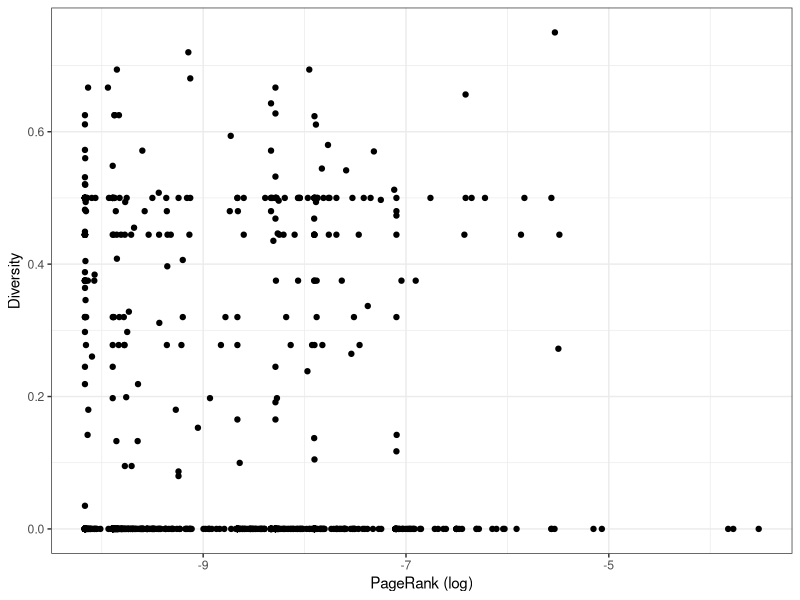
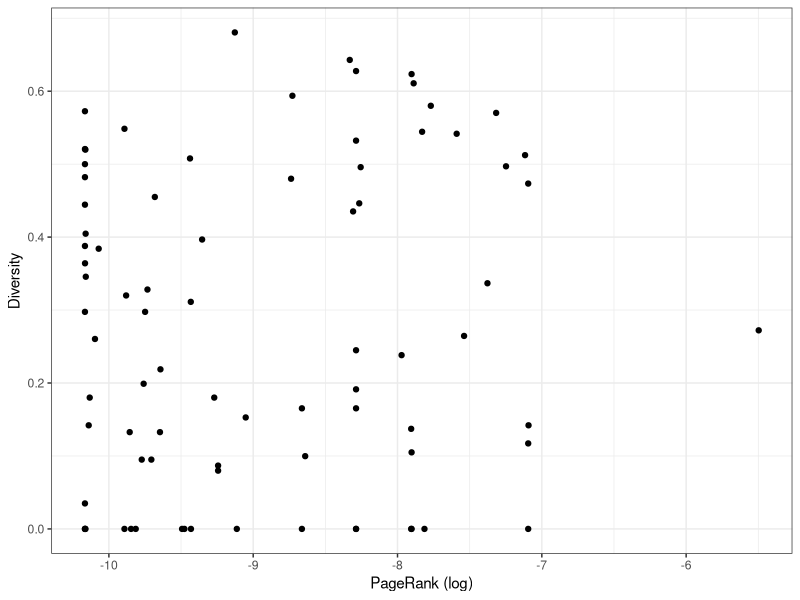
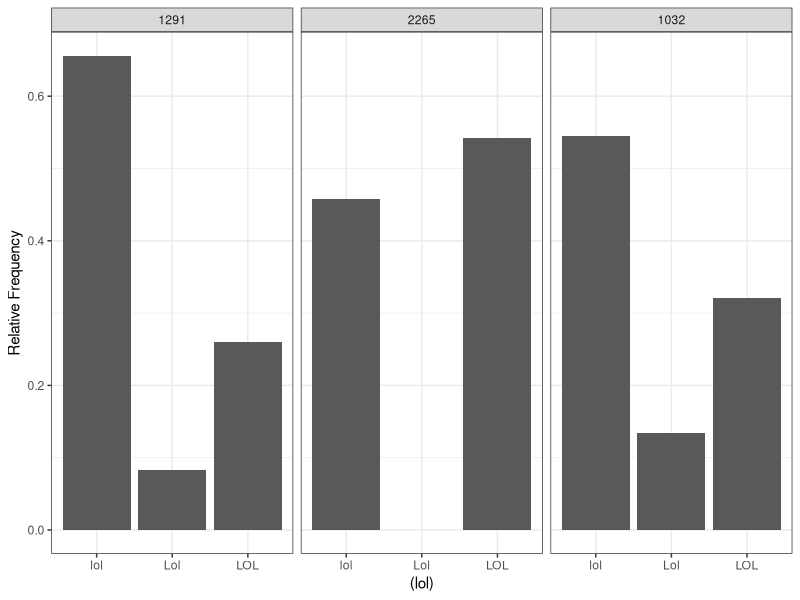
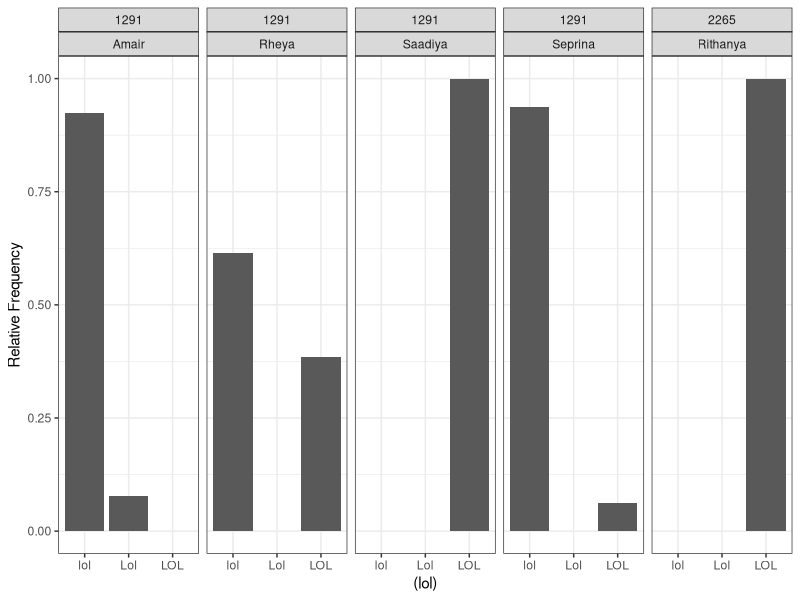
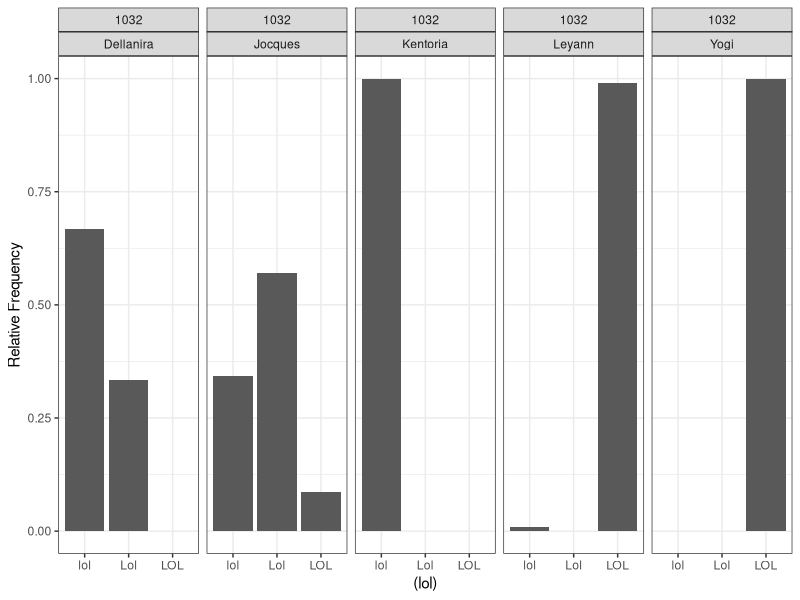
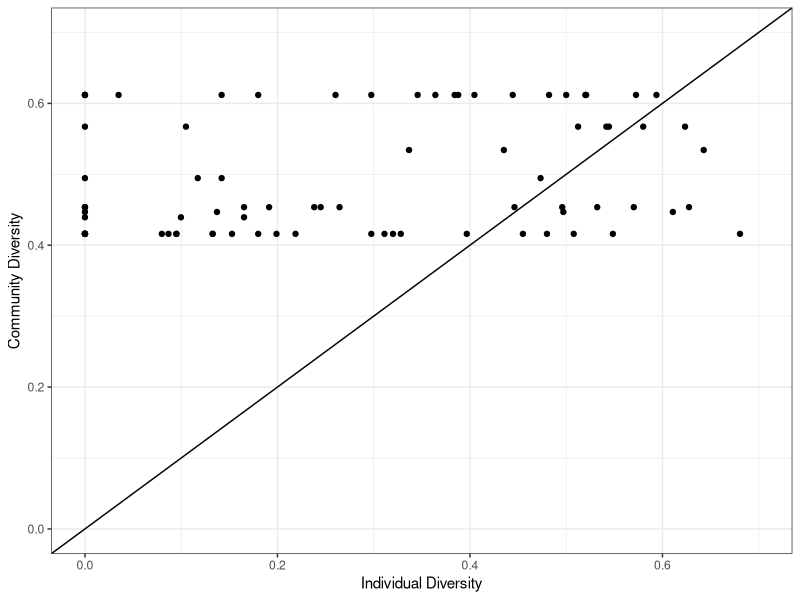

Write R code to recreate these figures, in order.
#############################################################
#                                                           #
# This script analyzes Twitter data for variation of the    #
# linguistic variable (lol). Script should be run from the  #
# LaTeX write-up using knitr                                #
#                                                           #
# -Joshua McNeill (joshua dot mcneill at uga dot edu)       #
#                                                           #
#############################################################

## ---- load_packages_functions_data ----
library(knitr)
library(tools)
library(vegan)
library(ggplot2)

# Remove scientific notation
options(scipen = 999)

## Functions
# Get the Simpson's index of diversity for tokens of (lol)
getDiversity <- function(variants){
  divSimpson <- diversity(table(variants), index = "simpson")
  return(divSimpson)
}

# Get Simpson's index of diversity and centrality for each user individually
getDivByCent <- function(df, speaker, variable, centrality){
  diversities <- aggregate(eval(parse(text = paste0(df, "$", variable))),
                           list(eval(parse(text = paste0(df, "$", speaker)))),
                           getDiversity)
  centralities <- aggregate(eval(parse(text = paste0(df, "$", centrality))),
                            list(eval(parse(text = paste0(df, "$", speaker)))),
                            unique)
  divByCent <- merge(centralities, diversities, by = 1)
  colnames(divByCent) <- c(toTitleCase(speaker), toTitleCase(centrality), "Diversity")
  return(divByCent)
}

# Draw a scatter plot comparing Simpon's index of diversity and a centrality measure
graphDivByCent <- function(df, centrality) {
  divByCent <- getDivByCent(df, "utilisateur", "lol", centrality)
  colnames(divByCent) <- c("User", colnames(divByCent)[2:3])
  ggplot(divByCent,
         aes(x = log(eval(parse(text = toTitleCase(centrality)))),
             y = Diversity)) +
    theme_bw() +
    labs(x = paste(toTitleCase(centrality), "(log)")) +
    geom_point()
}

# Draw a bar graph for the distribution of (lol) for a set of users
graphlolDistUsers <- function(df) {
  ggplot(df,
         aes(x = lol)) +
    facet_wrap(. ~ df$communaute + df$utilisateur, ncol = 5) +
    labs(x = "(lol)", y = "Relative Frequency") +
    theme_bw() +
    geom_bar(aes(y = ..count.. / sapply(PANEL, FUN=function(x) sum(count[PANEL == x]))))
}

# Get the mode of a vector
getMode <- function(vector) {
  types <- unique(vector)
  types[which.max(tabulate(match(vector, types)))]
}

## Data
tweets <- read.csv("data/tweetsAnon.csv")
# Subset by orthographic variants of <lol> only
lol <- subset(tweets, grepl("l+(o+|u+|e+|a+w+)l+",
                            lol, perl = TRUE, ignore.case = TRUE))

# Identify active users, producing at least 10 tokens
Active <- data.frame(table(lol$utilisateur) >= 10)
Active$User <- row.names(Active)
usersActive <- Active[Active$table.lol.utilisateur.....10 == TRUE, 2]
rm(Active)
lolActive <- lol[is.element(lol$utilisateur, usersActive),]

# Create a data frame summarizing each community
communitiesModes <- aggregate(lol$lol, list(lol$communaute), getMode)
communitiesDivs <- aggregate(lol$lol, list(lol$communaute), getDiversity)
communitiesSize <- aggregate(lol$utilisateur, list(lol$communaute), unique)
communitiesSize[,3] <- sapply(communitiesSize$x, length)
communitiesModesDivs <- merge(communitiesModes, communitiesDivs, by = 1)
communitiesSummary <- merge(communitiesModesDivs, communitiesSize, by = 1)
rm(list = c("communitiesModes", "communitiesDivs", "communitiesSize", "communitiesModesDivs"))
colnames(communitiesSummary) <- c("Community", "Mode", "Diversity", "Users", "Size")

# Create a data frame summarizing each user
usersCommunities <- aggregate(lol$communaute, list(lol$utilisateur), function(x) head(x, n = 1))
usersModes <- aggregate(lol$lol, list(lol$utilisateur), getMode)
usersDivByCent <- getDivByCent("lol", "utilisateur", "lol", "PageRank")
usersCommsModes <- merge(usersCommunities, usersModes, by = 1)
usersSummary <- merge(usersCommsModes, usersDivByCent, by = 1)
usersSummary$Tokens <- table(lol$utilisateur)
rm(list = c("usersCommunities", "usersModes", "usersDivByCent", "usersCommsModes"))
colnames(usersSummary) <- c("User", "Community", "Mode", "PageRank", "Diversity", "Tokens")
usersSummary <- merge(usersSummary, communitiesSummary[, c("Community", "Diversity")], by = "Community")
colnames(usersSummary) <- c("Community", "User", "Mode", "PageRank", "Diversity", "Tokens", "Diversity_Comm")

# Create a data frame summarizing community 2265
usersSummary2265 <- usersSummary[usersSummary$Community == 2265,]

# Create a data frame summarizing active users, producing at least 10 tokens
usersSummaryActive <- usersSummary[usersSummary$Tokens >= 10,]

# Subset data frame including only communities that users with the 5 highest and
# 5 lowest PageRanks belong to
lolDistComms <- lol[lol$communaute == 2265 |
                    lol$communaute == 1291 |
                    lol$communaute == 1032,]
# Grab only variants of (lol) over 1
variants <- table(lolDistComms$lol)
variantsGT <- names(variants[variants > 5])
variantsLT <- names(variants[variants <= 5])
lolDistComms <- lolDistComms[lolDistComms$lol == "lol" |
                             lolDistComms$lol == "Lol" |
                             lolDistComms$lol == "LOL",]

# Subset data frame including only users with the 5 highest PageRanks
lolDistUsersHigh <- lol[lol$utilisateur == "Rithanya" |
                        lol$utilisateur == "Amair" |
                        lol$utilisateur == "Rheya" |
                        lol$utilisateur == "Saadiya" |
                        lol$utilisateur == "Seprina",]
lolDistUsersHigh <- lolDistUsersHigh[lolDistUsersHigh$lol == "lol" |
                                     lolDistUsersHigh$lol == "Lol" |
                                     lolDistUsersHigh$lol == "LOL",]

# Subset data frame including only users with the 5 lowest PageRanks
lolDistUsersLow <- lol[lol$utilisateur == "Leyann" |
                       lol$utilisateur == "Dellanira" |
                       lol$utilisateur == "Jocques" |
                       lol$utilisateur == "Kentoria" |
                       lol$utilisateur == "Yogi",]
lolDistUsersLow <- lolDistUsersLow[lolDistUsersLow$lol == "lol" |
                                   lolDistUsersLow$lol == "Lol" |
                                   lolDistUsersLow$lol == "LOL",]

## Analysis
## ---- divByPR_graph ----
graphDivByCent("lol", "PageRank")

## ---- divByPR_graph_active ----
graphDivByCent("lolActive", "PageRank")


## ---- lol_dist_comms ----
lolDistComms$communaute_ordered <- factor(lolDistComms$communaute, levels = c("1291", "2265", "1032"))
ggplot(lolDistComms,
       aes(x = lol)) +
  facet_wrap(.~lolDistComms$communaute_ordered, ncol = 3) +
  labs(x = "(lol)", y = "Relative Frequency") +
  theme_bw() +
  geom_bar(aes(y = ..count.. / sapply(PANEL, FUN=function(x) sum(count[PANEL == x]))))

## ---- lol_dist_users_high ----
graphlolDistUsers(lolDistUsersHigh)

## ---- lol_dist_users_low ----
graphlolDistUsers(lolDistUsersLow)

## ---- div_individual_community ----
ggplot(usersSummaryActive,
       aes(x = Diversity,
           y = Diversity_Comm)) +
  scale_x_continuous(limits = c(0, 0.7)) +
  scale_y_continuous(limits = c(0, 0.7)) +
  labs(x = "Individual Diversity", y = "Community Diversity") +
  theme_bw() +
  geom_point() +
  geom_abline(slope = 1, intercept = 0)
